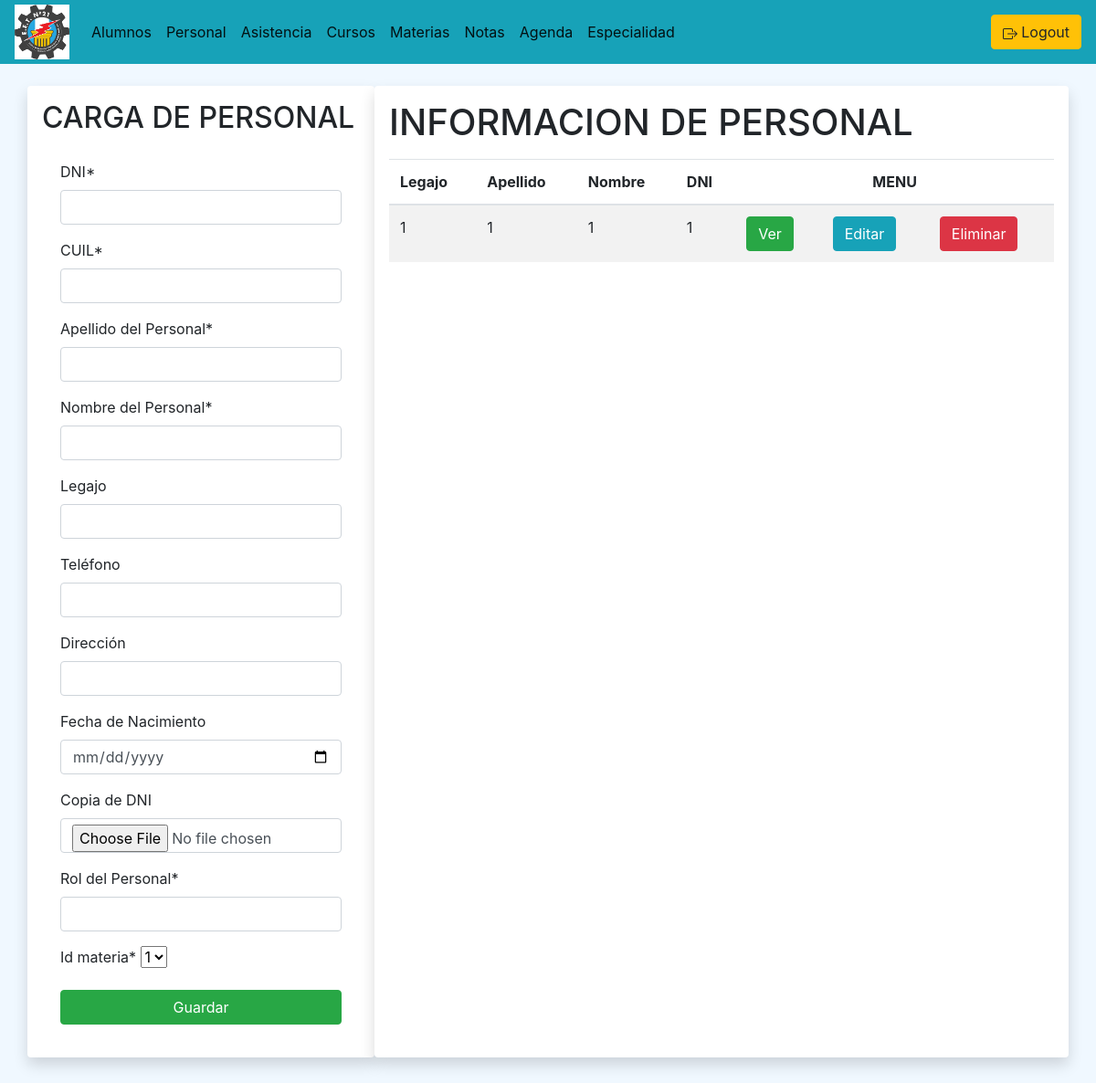
The page /personal/ (signed in) on the database its author committed.
### materia/models.py (models this page shows)
class Materia(models.Model):
    id_materia = models.AutoField(primary_key=True)
    nombreMateria = models.CharField(max_length=50)
    id_especialidad = models.ForeignKey(especialidad_models.Especialidad, on_delete=models.CASCADE, null=True)
    def __str__(self):
        texto = "{0}"
        return texto.format(self.nombreMateria)

### personal/models.py (models this page shows, shortened)
class Personal(models.Model):
    id_personal = models.AutoField(primary_key=True)
    dni_p = models.CharField(max_length=9)
    cuil_p = models.CharField(max_length=15)
    apellido_p = models.CharField(max_length=50)
    nombre_p = models.CharField(max_length=50)
    legajo_p = models.CharField(max_length=10, blank=True, null=True)
    telefono_p = models.CharField(max_length=20, blank=True, null=True)
    direccion_p = models.CharField(max_length=50, blank=True, null=True)
    fecha_nac_p = models.DateField(blank=True, null=True)
    copiaDNI_p = models.ImageField(upload_to='personal/images/', blank=True, null=True)
    rol_p = models.CharField(max_length=50, blank=True, null=True)
    id_materia = models.ForeignKey(materia_models.Materia, on_delete=models.CASCADE, default=0)

### personal/views.py (the view)
# urls.py: path('personal/', include('personal.urls')),
def personal(request):
    personal_form = PersonalForm()
    personal = Personal.objects.all()
    if request.method == 'POST':
        personal_form = PersonalForm(data=request.POST)
        if personal_form.is_valid():
            personal_form.save()
            return redirect('/personal')
    context = {
        'personal_form' :personal_form,
        'personal': personal
    }
    return render(request, 'gestion_personal.html', context)

### personal/templates/gestion_personal.html (shortened to what this page needs)
{% extends "./gestionBase.html" %}
{% block titulo_formulario %} CARGA DE PERSONAL {% endblock %}
{% block formulario %}
{% csrf_token %} {% load crispy_forms_tags %}
{{personal_form|crispy}}
{% endblock %}
{% block titulo_informacion%} INFORMACION DE PERSONAL {%endblock%}
{% block titulo_columnas %}
<th>Legajo</th>
<th>Apellido</th>
<th>Nombre</th>
<th>DNI</th>
{%endblock%}
{% block contenido_tabla%}
{% for perso in personal%}
<tr>
  <td>{{perso.legajo_p}}</td>
  <td>{{perso.apellido_p}}</td>
  <td>{{perso.nombre_p}}</td>
  <td>{{perso.dni_p}}</td>
  <td>
    <a
      href="{% url 'personal:ver_personal' perso.id_personal%}"
      class="btn btn-success"
      >Ver</a
    >
  </td>
  <td>
    <a
      href="{% url 'personal:editar_personal' perso.id_personal%}"
      class="btn btn-info"
      >Editar</a
    >
  </td>
  <td>
    <button
      type="button"
      class="btn btn-danger"
      data-toggle="modal"
      data-target="#exampleModal"
    >
      Eliminar
    </button>
  </td>
</tr>
{% endfor %} {% endblock %}

### rows shown on the page
Materia: id_materia "1"
Personal: legajo_p "1", apellido_p "1", nombre_p "1", dni_p "1"
